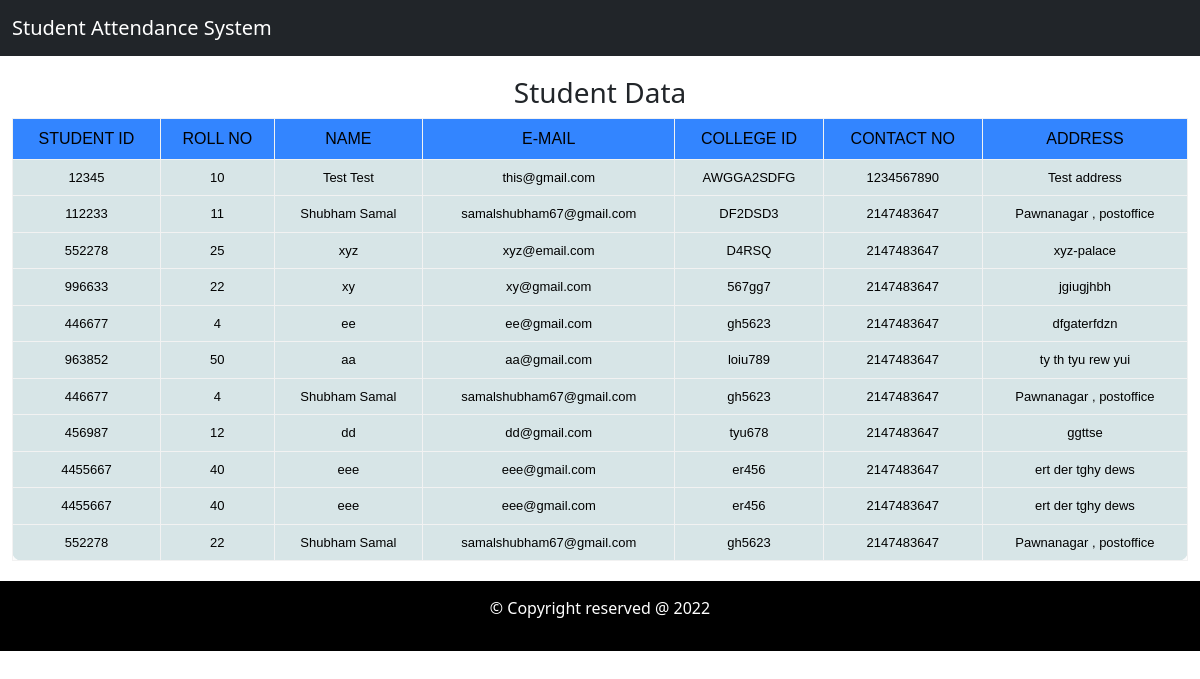
/student_data.php, run on the app's committed database.
### tables this page shows
CREATE TABLE `registration` (
  `Sno` int(4) NOT NULL,
  `Name` text NOT NULL,
  `Email` varchar(25) NOT NULL,
  `Contact_no` int(10) NOT NULL,
  `Address` text NOT NULL,
  `College_Id_No` text NOT NULL,
  `Student_Id_No` int(10) NOT NULL,
  `Roll_No` int(5) NOT NULL
);

### student_data.php (the view, shortened to what this page needs)
<!doctype html>
<html lang="en">
<head>
    <link href="https://cdn.jsdelivr.net/npm/bootstrap@5.0.2/dist/css/bootstrap.min.css" rel="stylesheet">
    <link rel="stylesheet" href="style.css">
</head>
<body>
    <div>
        <nav class="navbar navbar-expand-lg navbar-dark bg-dark m-auto">
            <div class="container-fluid">
                <a class="navbar-brand" href="#">Student Attendance System</a>
            </div>
        </nav>
        <div class="stu-data container-fluid">
            <h3>Student Data</h3>
            <div class="center">
                <div class="table-responsive">
                    <table>
                        <thead>
                            <tr>
                                <th>Student ID</th>
                                <th>Roll No</th>
                                <th>Name</th>
                                <th>E-mail</th>
                                <th>College ID</th>
                                <th>Contact No</th>
                                <th>Address</th>
                            </tr>
                        </thead>
                        <tbody>
                            <?php
                            $server = "localhost";
                            $username = "root";
                            $password = "";
                            $con = mysqli_connect($server, $username, $password);
                            $selectquery = " select * from registration_db.registration ";
                            $query = mysqli_query($con, $selectquery);
                            while ($res = mysqli_fetch_array($query)) {
                            ?>
                                <tr>
                                    <td> <?php echo $res['Student_Id_No']; ?> </td>
                                    <td> <?php echo $res['Roll_No']; ?> </td>
                                    <td> <?php echo $res['Name']; ?> </td>
                                    <td> <?php echo $res['Email']; ?> </td>
                                    <td> <?php echo $res['College_Id_No']; ?> </td>
                                    <td> <?php echo $res['Contact_no']; ?> </td>
                                    <td> <?php echo $res['Address']; ?> </td>
                                </tr>
                            <?php
                            }
                            ?>
                        </tbody>
                    </table>
                </div>
            </div>
        </div>
        <footer>
            <p>&COPY; Copyright reserved @ 2022</p>
        </footer>
    </div>
</body>
</html>

### style.css (style rules this page uses)
* { margin: 0; padding: 0; }
footer { background-color: black; color: white; text-align: center; padding: 15px; }
table { font-family: arial, sans-serif; border-collapse: collapse; background-color: rgb(215, 229, 231); margin: auto; border-radius: 10px; box-shadow: 0 10px 20px 0 rgba(0, 0, 0, 0.03); width: 100%; }
td, th { border: 1px solid #f2f2f2; text-align: center; color: rgb(1, 1, 1); padding: 8px 30px; padding: 8px; }
th { text-transform: uppercase; font-weight: 500; }
td { font-size: 13px; }
.stu-data,.atn-data { margin-top: 20px; margin-bottom: 20px; text-align: center; }
thead { background-color: rgb(51, 133, 255); border-radius: 15px; }

### data on the page
registration: Student_Id_No "12345", Roll_No "10", Name "Test Test", Email "this@gmail.com", College_Id_No "AWGGA2SDFG", Contact_no "1234567890", Address "Test address"
registration: Student_Id_No "112233", Roll_No "11", Name "Shubham Samal", Email "samalshubham67@gmail.com", College_Id_No "DF2DSD3", Contact_no "2147483647", Address "Pawnanagar , postoffice"
registration: Student_Id_No "552278", Roll_No "25", Name "xyz", Email "xyz@email.com", College_Id_No "D4RSQ", Contact_no "2147483647", Address "xyz-palace"
registration: Student_Id_No "996633", Roll_No "22", Name "xy", Email "xy@gmail.com", College_Id_No "567gg7", Contact_no "2147483647", Address "jgiugjhbh"
registration: Student_Id_No "446677", Roll_No "4", Name "ee", Email "ee@gmail.com", College_Id_No "gh5623", Contact_no "2147483647", Address "dfgaterfdzn"
registration: Student_Id_No "963852", Roll_No "50", Name "aa", Email "aa@gmail.com", College_Id_No "loiu789", Contact_no "2147483647", Address "ty th tyu rew yui"
registration: Student_Id_No "446677", Roll_No "4", Name "Shubham Samal", Email "samalshubham67@gmail.com", College_Id_No "gh5623", Contact_no "2147483647", Address "Pawnanagar , postoffice"
registration: Student_Id_No "456987", Roll_No "12", Name "dd", Email "dd@gmail.com", College_Id_No "tyu678", Contact_no "2147483647", Address "ggttse"
registration: Student_Id_No "4455667", Roll_No "40", Name "eee", Email "eee@gmail.com", College_Id_No "er456", Contact_no "2147483647", Address "ert der tghy dews"
registration: Student_Id_No "4455667", Roll_No "40", Name "eee", Email "eee@gmail.com", College_Id_No "er456", Contact_no "2147483647", Address "ert der tghy dews"
registration: Student_Id_No "552278", Roll_No "22", Name "Shubham Samal", Email "samalshubham67@gmail.com", College_Id_No "gh5623", Contact_no "2147483647", Address "Pawnanagar , postoffice"
